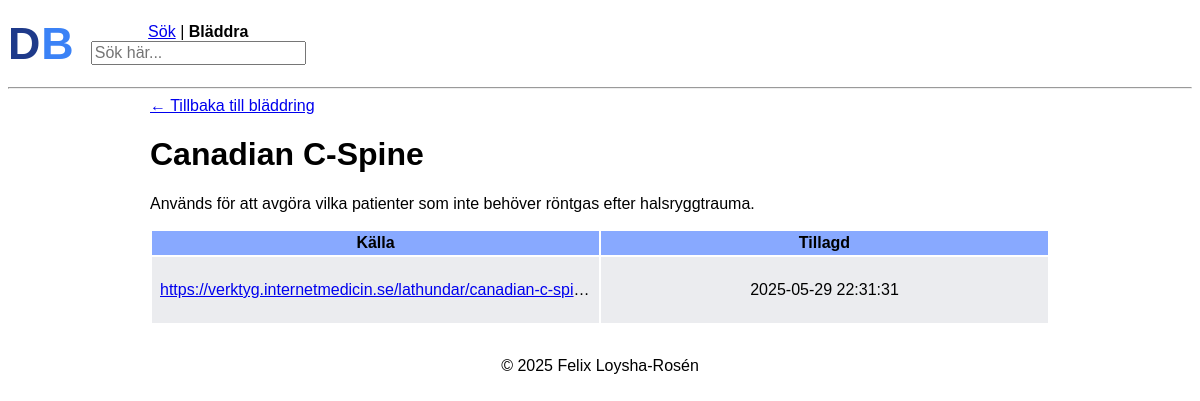
The app's page /62?from=, older data.
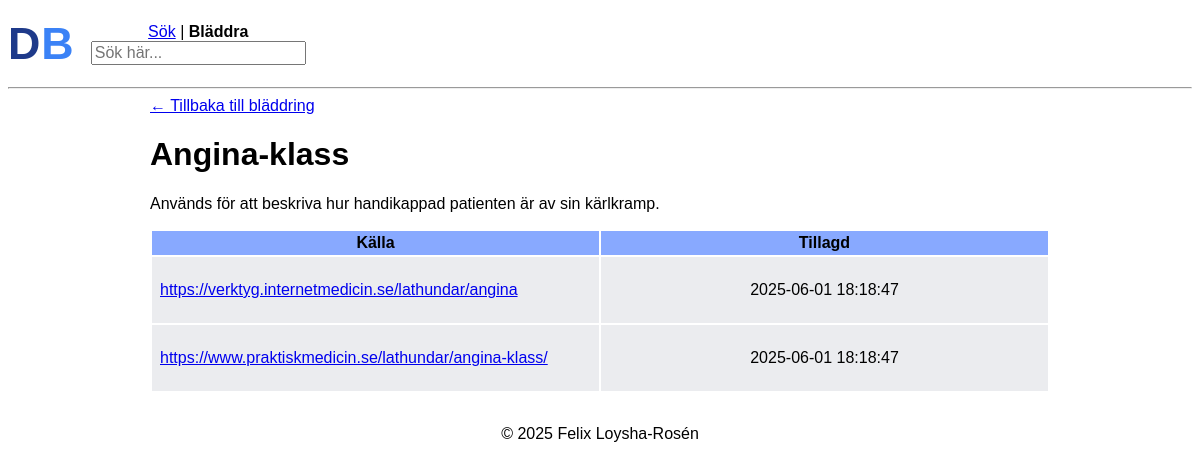
The same page, newer data.
### tables this page shows
CREATE TABLE docs (
    id INTEGER PRIMARY KEY AUTOINCREMENT,
    name TEXT NOT NULL UNIQUE,
    abbreviation TEXT,
    description TEXT NOT NULL,
    keywords TEXT,
    date_added TIMESTAMP DEFAULT CURRENT_TIMESTAMP
);

CREATE TABLE links (
    id INTEGER PRIMARY KEY AUTOINCREMENT,
    doc_id INTEGER NOT NULL,
    docbase_link TEXT,
    source_link TEXT,
    votes INTEGER DEFAULT 0,
    date_added TIMESTAMP DEFAULT CURRENT_TIMESTAMP,
    FOREIGN KEY (doc_id) REFERENCES docs(id) ON DELETE CASCADE
);

### app.py (the view)
@app.route("/<int:id>")
def show_detail(id):
    if id <= 0:
        return "Invalid ID", 400
    referrer = request.args.get("from", "")
    conn = get_db_connection()
    doc = conn.execute(
        "SELECT * FROM docs WHERE id = ?",
        (id,),
    ).fetchone()
    if doc is None:
        return "doc not found", 404
    links = conn.execute(
        "SELECT * FROM links WHERE doc_id = ?",
        (id,),
    ).fetchall()
    conn.close()
    return render_template("detail.html", doc=doc, links=links, referrer=referrer)

### app.py (called while the page is built)
def get_db_connection():
    conn = sqlite3.connect("docbase.db")
    conn.row_factory = sqlite3.Row
    return conn

### templates/detail.html (shortened to what this page needs)
{% extends "base.html" %}
{% block body %}
    <header class="search-header">
        <div class="text-logo">
            <a href="{{ url_for('index') }}" class="logo"><span class="doc">D</span><span class="base">B</span></a>
        </div>
        <div class="search-bar">
            {% if referrer %}
            <p><strong>Sök</strong> | <a href="{{ url_for('browse') }}">Bläddra</a></p>
            {% else %}
            <p><a href="{{ url_for('search') }}">Sök</a> | <strong>Bläddra</strong></p>
            {% endif %}
            <form action="/s" method="get">
                <input class="q" autocomplete="off" autofocus name="q" placeholder="Sök här..." type="search">
            </form>
        </div>
    </header>
    <main class="main-detail">
        <hr>
        <div class="detail-outer-container">
            <div class="detail-inner-container">
                <div class="back-button">
                    {% if referrer %}
                        <a href="{{ url_for('search', q=referrer) }}" class="back-link">← Tillbaka till sökresultaten</a>
                    {% else %}
                        <a href="{{ url_for('browse') }}" class="back-link">← Tillbaka till bläddring</a>
                    {% endif %}
                </div>
                <h1>
                    {{ doc.name }}
                </h1>
                {% if doc.description %}
                <p>{{ doc.description }}</p>
                {% endif %}
                {% if links %}
                <table class="links-table">
                    <tr>
                        {% if links|selectattr('source_link')|list %}
                            <th>Källa</th>
                        {% endif %}
                        <th>Tillagd</th>
                    </tr>
                    {% for link in links %}
                    <tr>
                        {% if link.source_link %}
                        <td>
                            <p class="links-table-link">
                                <a href="{{ link.source_link }}">
                                    {{ link.source_link }}
                                </a>
                            </p>
                        </td>
                        {% endif %}
                        <td class="date-added">
                            <p>{{ link.date_added }}</p>
                        </td>
                    </tr>
                    {% endfor %}
                </table>
                {% endif %}
            </div>
        </div>
    </main>
{% endblock %}

Row changes from the older to the newer data that the page shows:
no longer on this page (row edited): links: source_link "https://verktyg.internetmedicin.se/lathundar/canadian-c-spi…", date_added "2025-05-29 22:31:31"
changed docs: name "Canadian C-Spine" → "Angina-klass"; description "Används för att avgöra vilka patienter som inte behöver röntgas efter halsryggtrauma." → "Används för att beskriva hur handikappad patienten är av sin kärlkramp."
now on this page (row edited): links: source_link "https://verktyg.internetmedicin.se/lathundar/angina", date_added "2025-06-01 18:18:47"
added links: source_link "https://www.praktiskmedicin.se/lathundar/angina-klass/", date_added "2025-06-01 18:18:47"
